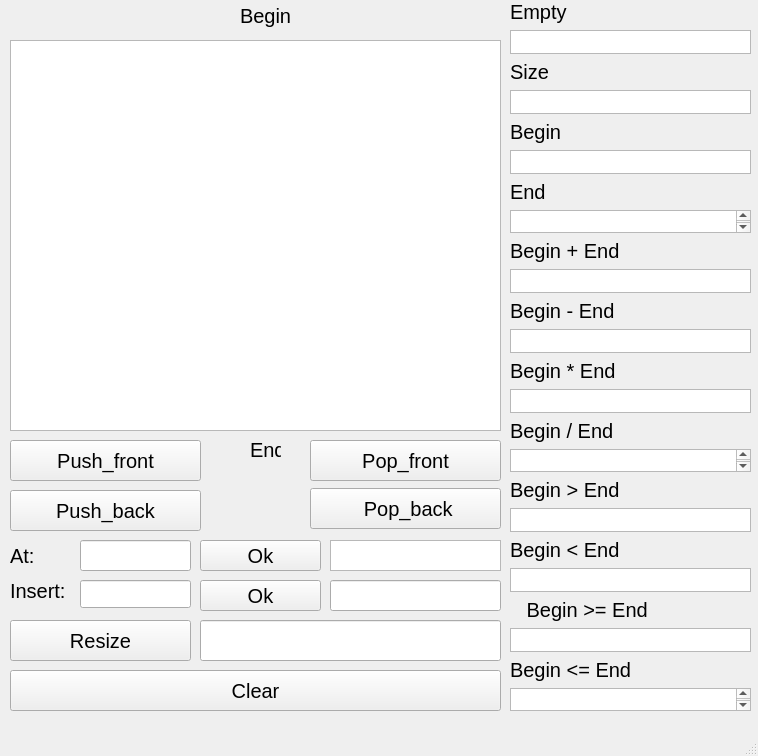
<?xml version="1.0" encoding="UTF-8"?>
<ui version="4.0">
 <class>MainWindow</class>
 <widget class="QMainWindow" name="MainWindow">
  <property name="geometry">
   <rect>
    <x>0</x>
    <y>0</y>
    <width>758</width>
    <height>756</height>
   </rect>
  </property>
  <property name="windowTitle">
   <string>MainWindow</string>
  </property>
  <widget class="QWidget" name="centralwidget">
   <widget class="QPushButton" name="pushButton">
    <property name="geometry">
     <rect>
      <x>10</x>
      <y>490</y>
      <width>191</width>
      <height>41</height>
     </rect>
    </property>
    <property name="styleSheet">
     <string notr="true">font-size: 20px;
color: rgb(0, 0, 0);</string>
    </property>
    <property name="text">
     <string>Push_back</string>
    </property>
   </widget>
   <widget class="QPushButton" name="pushButton_2">
    <property name="geometry">
     <rect>
      <x>310</x>
      <y>488</y>
      <width>191</width>
      <height>41</height>
     </rect>
    </property>
    <property name="styleSheet">
     <string notr="true">font-size: 20px;
color: rgb(0, 0, 0);</string>
    </property>
    <property name="text">
     <string> Pop_back</string>
    </property>
   </widget>
   <widget class="QListWidget" name="listWidget">
    <property name="geometry">
     <rect>
      <x>10</x>
      <y>40</y>
      <width>491</width>
      <height>391</height>
     </rect>
    </property>
   </widget>
   <widget class="QPushButton" name="pushButton_3">
    <property name="geometry">
     <rect>
      <x>10</x>
      <y>440</y>
      <width>191</width>
      <height>41</height>
     </rect>
    </property>
    <property name="styleSheet">
     <string notr="true">font-size: 20px;
color: rgb(0, 0, 0);</string>
    </property>
    <property name="text">
     <string>Push_front</string>
    </property>
   </widget>
   <widget class="QPushButton" name="pushButton_4">
    <property name="geometry">
     <rect>
      <x>310</x>
      <y>440</y>
      <width>191</width>
      <height>41</height>
     </rect>
    </property>
    <property name="styleSheet">
     <string notr="true">font-size: 20px;
color: rgb(0, 0, 0);</string>
    </property>
    <property name="text">
     <string>Pop_front</string>
    </property>
   </widget>
   <widget class="QPushButton" name="pushButton_5">
    <property name="geometry">
     <rect>
      <x>10</x>
      <y>670</y>
      <width>491</width>
      <height>41</height>
     </rect>
    </property>
    <property name="styleSheet">
     <string notr="true">font-size: 20px;
color: rgb(0, 0, 0);</string>
    </property>
    <property name="text">
     <string>Clear</string>
    </property>
   </widget>
   <widget class="QLabel" name="label_3">
    <property name="geometry">
     <rect>
      <x>240</x>
      <y>0</y>
      <width>61</width>
      <height>31</height>
     </rect>
    </property>
    <property name="styleSheet">
     <string notr="true">font-size: 20px;
color: rgb(0, 0, 0);</string>
    </property>
    <property name="text">
     <string>Begin</string>
    </property>
   </widget>
   <widget class="QLabel" name="label_4">
    <property name="geometry">
     <rect>
      <x>250</x>
      <y>440</y>
      <width>31</width>
      <height>20</height>
     </rect>
    </property>
    <property name="styleSheet">
     <string notr="true">font-size: 20px;
color: rgb(0, 0, 0);</string>
    </property>
    <property name="text">
     <string>End</string>
    </property>
   </widget>
   <widget class="QLineEdit" name="lineEdit_2">
    <property name="geometry">
     <rect>
      <x>80</x>
      <y>540</y>
      <width>111</width>
      <height>31</height>
     </rect>
    </property>
   </widget>
   <widget class="QLabel" name="label_5">
    <property name="geometry">
     <rect>
      <x>10</x>
      <y>540</y>
      <width>41</width>
      <height>31</height>
     </rect>
    </property>
    <property name="styleSheet">
     <string notr="true">font-size: 20px;
color: rgb(0, 0, 0);</string>
    </property>
    <property name="text">
     <string>At:</string>
    </property>
   </widget>
   <widget class="QPushButton" name="pushButton_7">
    <property name="geometry">
     <rect>
      <x>200</x>
      <y>540</y>
      <width>121</width>
      <height>31</height>
     </rect>
    </property>
    <property name="styleSheet">
     <string notr="true">font-size: 20px;
color: rgb(0, 0, 0);</string>
    </property>
    <property name="text">
     <string>Ok</string>
    </property>
   </widget>
   <widget class="QTextBrowser" name="textBrowser_3">
    <property name="geometry">
     <rect>
      <x>330</x>
      <y>540</y>
      <width>171</width>
      <height>31</height>
     </rect>
    </property>
   </widget>
   <widget class="QLineEdit" name="lineEdit_3">
    <property name="geometry">
     <rect>
      <x>80</x>
      <y>580</y>
      <width>111</width>
      <height>28</height>
     </rect>
    </property>
   </widget>
   <widget class="QPushButton" name="pushButton_8">
    <property name="geometry">
     <rect>
      <x>200</x>
      <y>580</y>
      <width>121</width>
      <height>31</height>
     </rect>
    </property>
    <property name="styleSheet">
     <string notr="true">font-size: 20px;
color: rgb(0, 0, 0);</string>
    </property>
    <property name="text">
     <string>Ok</string>
    </property>
   </widget>
   <widget class="QLineEdit" name="lineEdit_4">
    <property name="geometry">
     <rect>
      <x>330</x>
      <y>580</y>
      <width>171</width>
      <height>31</height>
     </rect>
    </property>
   </widget>
   <widget class="QLabel" name="label_16">
    <property name="geometry">
     <rect>
      <x>10</x>
      <y>580</y>
      <width>71</width>
      <height>21</height>
     </rect>
    </property>
    <property name="styleSheet">
     <string notr="true">font-size: 20px;
color: rgb(0, 0, 0);</string>
    </property>
    <property name="text">
     <string>Insert:</string>
    </property>
   </widget>
   <widget class="QWidget" name="verticalLayoutWidget">
    <property name="geometry">
     <rect>
      <x>510</x>
      <y>0</y>
      <width>241</width>
      <height>711</height>
     </rect>
    </property>
    <layout class="QVBoxLayout" name="verticalLayout">
     <item>
      <widget class="QLabel" name="label">
       <property name="styleSheet">
        <string notr="true">font-size: 20px;
color: rgb(0, 0, 0);</string>
       </property>
       <property name="text">
        <string>Empty</string>
       </property>
      </widget>
     </item>
     <item>
      <widget class="QTextBrowser" name="textBrowser"/>
     </item>
     <item>
      <widget class="QLabel" name="label_2">
       <property name="styleSheet">
        <string notr="true">font-size: 20px;
color: rgb(0, 0, 0);</string>
       </property>
       <property name="text">
        <string>Size</string>
       </property>
      </widget>
     </item>
     <item>
      <widget class="QTextBrowser" name="textBrowser_2"/>
     </item>
     <item>
      <widget class="QLabel" name="label_6">
       <property name="styleSheet">
        <string notr="true">font-size: 20px;
color: rgb(0, 0, 0);</string>
       </property>
       <property name="text">
        <string>Begin</string>
       </property>
      </widget>
     </item>
     <item>
      <widget class="QTextBrowser" name="begin"/>
     </item>
     <item>
      <widget class="QLabel" name="label_7">
       <property name="styleSheet">
        <string notr="true">font-size: 20px;
color: rgb(0, 0, 0);</string>
       </property>
       <property name="text">
        <string>End</string>
       </property>
      </widget>
     </item>
     <item>
      <widget class="QTextBrowser" name="end"/>
     </item>
     <item>
      <widget class="QLabel" name="label_8">
       <property name="styleSheet">
        <string notr="true">font-size: 20px;
color: rgb(0, 0, 0);</string>
       </property>
       <property name="text">
        <string>Begin + End</string>
       </property>
      </widget>
     </item>
     <item>
      <widget class="QTextBrowser" name="pluss"/>
     </item>
     <item>
      <widget class="QLabel" name="label_9">
       <property name="styleSheet">
        <string notr="true">font-size: 20px;
color: rgb(0, 0, 0);</string>
       </property>
       <property name="text">
        <string>Begin - End</string>
       </property>
      </widget>
     </item>
     <item>
      <widget class="QTextBrowser" name="pluss_2"/>
     </item>
     <item>
      <widget class="QLabel" name="label_10">
       <property name="styleSheet">
        <string notr="true">font-size: 20px;
color: rgb(0, 0, 0);</string>
       </property>
       <property name="text">
        <string>Begin * End</string>
       </property>
      </widget>
     </item>
     <item>
      <widget class="QTextBrowser" name="pluss_3"/>
     </item>
     <item>
      <widget class="QLabel" name="label_11">
       <property name="styleSheet">
        <string notr="true">font-size: 20px;
color: rgb(0, 0, 0);</string>
       </property>
       <property name="text">
        <string>Begin / End</string>
       </property>
      </widget>
     </item>
     <item>
      <widget class="QTextBrowser" name="pluss_4"/>
     </item>
     <item>
      <widget class="QLabel" name="label_12">
       <property name="styleSheet">
        <string notr="true">font-size: 20px;
color: rgb(0, 0, 0);</string>
       </property>
       <property name="text">
        <string>Begin &gt; End</string>
       </property>
      </widget>
     </item>
     <item>
      <widget class="QTextBrowser" name="op"/>
     </item>
     <item>
      <widget class="QLabel" name="label_13">
       <property name="styleSheet">
        <string notr="true">font-size: 20px;
color: rgb(0, 0, 0);</string>
       </property>
       <property name="text">
        <string>Begin &lt; End</string>
       </property>
      </widget>
     </item>
     <item>
      <widget class="QTextBrowser" name="op_2"/>
     </item>
     <item>
      <widget class="QLabel" name="label_15">
       <property name="styleSheet">
        <string notr="true">font-size: 20px;
color: rgb(0, 0, 0);</string>
       </property>
       <property name="text">
        <string>   Begin &gt;= End</string>
       </property>
      </widget>
     </item>
     <item>
      <widget class="QTextBrowser" name="op_3"/>
     </item>
     <item>
      <widget class="QLabel" name="label_14">
       <property name="styleSheet">
        <string notr="true">font-size: 20px;
color: rgb(0, 0, 0);</string>
       </property>
       <property name="text">
        <string>Begin &lt;= End</string>
       </property>
      </widget>
     </item>
     <item>
      <widget class="QTextBrowser" name="op_4"/>
     </item>
    </layout>
   </widget>
   <widget class="QPushButton" name="pushButton_6">
    <property name="geometry">
     <rect>
      <x>10</x>
      <y>620</y>
      <width>181</width>
      <height>41</height>
     </rect>
    </property>
    <property name="styleSheet">
     <string notr="true">font-size: 20px;
color: rgb(0, 0, 0);</string>
    </property>
    <property name="text">
     <string>Resize</string>
    </property>
   </widget>
   <widget class="QLineEdit" name="lineEdit">
    <property name="geometry">
     <rect>
      <x>200</x>
      <y>620</y>
      <width>301</width>
      <height>41</height>
     </rect>
    </property>
   </widget>
  </widget>
  <widget class="QMenuBar" name="menubar">
   <property name="geometry">
    <rect>
     <x>0</x>
     <y>0</y>
     <width>758</width>
     <height>17</height>
    </rect>
   </property>
  </widget>
  <widget class="QStatusBar" name="statusbar"/>
 </widget>
 <resources/>
 <connections/>
</ui>
